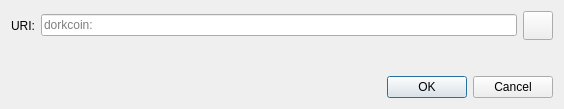
<?xml version="1.0" encoding="UTF-8"?>
<ui version="4.0">
 <class>OpenURIDialog</class>
 <widget class="QDialog" name="OpenURIDialog">
  <property name="geometry">
   <rect>
    <x>0</x>
    <y>0</y>
    <width>564</width>
    <height>109</height>
   </rect>
  </property>
  <property name="windowTitle">
   <string>Open Dorkcoin URI</string>
  </property>
  <layout class="QVBoxLayout" name="verticalLayout">
   <item>
    <layout class="QHBoxLayout" name="horizontalLayout">
     <item>
      <widget class="QLabel" name="label">
       <property name="text">
        <string>URI:</string>
       </property>
      </widget>
     </item>
     <item>
      <widget class="QValidatedLineEdit" name="uriEdit">
       <property name="placeholderText">
        <string>dorkcoin:</string>
       </property>
      </widget>
     </item>
     <item>
      <widget class="QToolButton" name="pasteButton">
       <property name="toolTip">
        <string extracomment="Tooltip text for button that allows you to paste an address that is in your clipboard.">Paste address from clipboard</string>
       </property>
       <property name="text">
        <string/>
       </property>
       <property name="icon">
        <iconset resource="../bitcoin.qrc">
         <normaloff>:/icons/editpaste</normaloff>:/icons/editpaste
        </iconset>
       </property>
       <property name="iconSize">
        <size>
         <width>22</width>
         <height>22</height>
        </size>
       </property>
      </widget>
     </item>
    </layout>
   </item>
   <item>
    <spacer name="verticalSpacer">
     <property name="orientation">
      <enum>Qt::Vertical</enum>
     </property>
     <property name="sizeHint" stdset="0">
      <size>
       <width>20</width>
       <height>40</height>
      </size>
     </property>
    </spacer>
   </item>
   <item>
    <widget class="QDialogButtonBox" name="buttonBox">
     <property name="orientation">
      <enum>Qt::Horizontal</enum>
     </property>
     <property name="standardButtons">
      <set>QDialogButtonBox::Cancel|QDialogButtonBox::Ok</set>
     </property>
    </widget>
   </item>
  </layout>
 </widget>
 <customwidgets>
  <customwidget>
   <class>QValidatedLineEdit</class>
   <extends>QLineEdit</extends>
   <header>qt/qvalidatedlineedit.h</header>
  </customwidget>
 </customwidgets>
 <resources/>
 <connections>
  <connection>
   <sender>buttonBox</sender>
   <signal>accepted()</signal>
   <receiver>OpenURIDialog</receiver>
   <slot>accept()</slot>
   <hints>
    <hint type="sourcelabel">
     <x>248</x>
     <y>254</y>
    </hint>
    <hint type="destinationlabel">
     <x>157</x>
     <y>274</y>
    </hint>
   </hints>
  </connection>
  <connection>
   <sender>buttonBox</sender>
   <signal>rejected()</signal>
   <receiver>OpenURIDialog</receiver>
   <slot>reject()</slot>
   <hints>
    <hint type="sourcelabel">
     <x>316</x>
     <y>260</y>
    </hint>
    <hint type="destinationlabel">
     <x>286</x>
     <y>274</y>
    </hint>
   </hints>
  </connection>
 </connections>
</ui>
